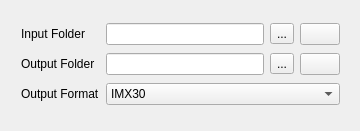
<?xml version="1.0" encoding="UTF-8"?>
<ui version="4.0">
 <class>HDAvidUtility</class>
 <widget class="QMainWindow" name="HDAvidUtility">
  <property name="geometry">
   <rect>
    <x>0</x>
    <y>0</y>
    <width>360</width>
    <height>131</height>
   </rect>
  </property>
  <property name="windowTitle">
   <string>HD Avid Utility</string>
  </property>
  <property name="windowIcon">
   <iconset resource="HDAvidUtility.qrc">
    <normaloff>:/icons/mxf.png</normaloff>:/icons/mxf.png</iconset>
  </property>
  <widget class="QWidget" name="mainCentralWidget">
   <widget class="QWidget" name="layoutWidget">
    <property name="geometry">
     <rect>
      <x>10</x>
      <y>10</y>
      <width>341</width>
      <height>111</height>
     </rect>
    </property>
    <layout class="QGridLayout" name="mainGridLayout">
     <item row="0" column="0">
      <widget class="QLabel" name="inputLabel">
       <property name="text">
        <string>Input Folder</string>
       </property>
      </widget>
     </item>
     <item row="0" column="1">
      <widget class="QLineEdit" name="inputLineEdit"/>
     </item>
     <item row="0" column="2">
      <widget class="QToolButton" name="inputBrowse">
       <property name="text">
        <string>...</string>
       </property>
      </widget>
     </item>
     <item row="0" column="3">
      <widget class="QPushButton" name="startButton">
       <property name="text">
        <string/>
       </property>
       <property name="icon">
        <iconset resource="HDAvidUtility.qrc">
         <normaloff>:/icons/start.png</normaloff>:/icons/start.png</iconset>
       </property>
       <property name="iconSize">
        <size>
         <width>20</width>
         <height>20</height>
        </size>
       </property>
      </widget>
     </item>
     <item row="1" column="0">
      <widget class="QLabel" name="outputLabel">
       <property name="text">
        <string>Output Folder</string>
       </property>
      </widget>
     </item>
     <item row="1" column="1">
      <widget class="QLineEdit" name="outputLineEdit"/>
     </item>
     <item row="1" column="2">
      <widget class="QToolButton" name="outputBrowse">
       <property name="text">
        <string>...</string>
       </property>
      </widget>
     </item>
     <item row="2" column="0">
      <widget class="QLabel" name="outputFormatLabel">
       <property name="text">
        <string>Output Format</string>
       </property>
      </widget>
     </item>
     <item row="2" column="1" colspan="3">
      <widget class="QComboBox" name="outputFormatComboBox">
       <item>
        <property name="text">
         <string>IMX30</string>
        </property>
       </item>
       <item>
        <property name="text">
         <string>IMX40</string>
        </property>
       </item>
       <item>
        <property name="text">
         <string>IMX50</string>
        </property>
       </item>
      </widget>
     </item>
     <item row="1" column="3">
      <widget class="QPushButton" name="stopButton">
       <property name="text">
        <string/>
       </property>
       <property name="icon">
        <iconset resource="HDAvidUtility.qrc">
         <normaloff>:/icons/stop.png</normaloff>:/icons/stop.png</iconset>
       </property>
       <property name="iconSize">
        <size>
         <width>20</width>
         <height>20</height>
        </size>
       </property>
      </widget>
     </item>
    </layout>
   </widget>
  </widget>
  <action name="actionStart">
   <property name="icon">
    <iconset resource="HDAvidUtility.qrc">
     <normaloff>:/icons/start.png</normaloff>:/icons/start.png</iconset>
   </property>
   <property name="text">
    <string>Bắt đầu</string>
   </property>
   <property name="toolTip">
    <string>Bắt đầu</string>
   </property>
   <property name="shortcut">
    <string>Ctrl+S</string>
   </property>
  </action>
  <action name="actionStop">
   <property name="icon">
    <iconset resource="HDAvidUtility.qrc">
     <normaloff>:/icons/stop.png</normaloff>:/icons/stop.png</iconset>
   </property>
   <property name="text">
    <string>Kết thúc</string>
   </property>
   <property name="toolTip">
    <string>Kết thúc</string>
   </property>
   <property name="shortcut">
    <string>Ctrl+D</string>
   </property>
  </action>
  <action name="actionOpenMainWindow">
   <property name="icon">
    <iconset resource="HDAvidUtility.qrc">
     <normaloff>:/icons/mxf.png</normaloff>:/icons/mxf.png</iconset>
   </property>
   <property name="text">
    <string>Mở cửa sổ chính</string>
   </property>
   <property name="toolTip">
    <string>Mở cửa sổ chính</string>
   </property>
   <property name="shortcut">
    <string>Ctrl+M</string>
   </property>
  </action>
  <action name="actionQuit">
   <property name="icon">
    <iconset resource="HDAvidUtility.qrc">
     <normaloff>:/icons/exit.png</normaloff>:/icons/exit.png</iconset>
   </property>
   <property name="text">
    <string>Thoát</string>
   </property>
   <property name="toolTip">
    <string>Thoát</string>
   </property>
   <property name="shortcut">
    <string>Ctrl+Q</string>
   </property>
  </action>
 </widget>
 <layoutdefault spacing="6" margin="11"/>
 <tabstops>
  <tabstop>inputBrowse</tabstop>
  <tabstop>outputBrowse</tabstop>
  <tabstop>outputFormatComboBox</tabstop>
  <tabstop>inputLineEdit</tabstop>
  <tabstop>outputLineEdit</tabstop>
  <tabstop>startButton</tabstop>
  <tabstop>stopButton</tabstop>
 </tabstops>
 <resources>
  <include location="HDAvidUtility.qrc"/>
 </resources>
 <connections/>
</ui>
